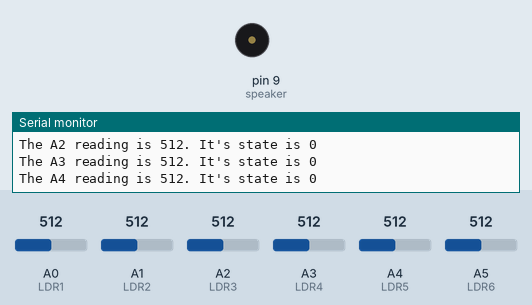
This sketch was run on a simulated Arduino Uno, built with avr-gcc and run on an emulated ATmega328P. Shown: buzzer (waves = sounding), the last lines printed to the serial monitor. Inputs (shaded band) come from the test bench; at power-on: A0 (LDR1) = 512, A1 (LDR2) = 512, A2 (LDR3) = 512, A3 (LDR4) = 512, A4 (LDR5) = 512, A5 (LDR6) = 512.

Above: at 1.2 s.
1.3 s: A0 (LDR1) set to 350
4.3 s: A0 (LDR1) set to 332
At 4.57 s:
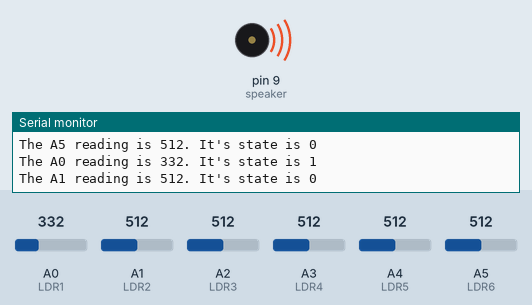
7.3 s: A1 (LDR2) set to 109
10.3 s: A1 (LDR2) set to 91
13.3 s: A2 (LDR3) set to 30
At 14.4 s:
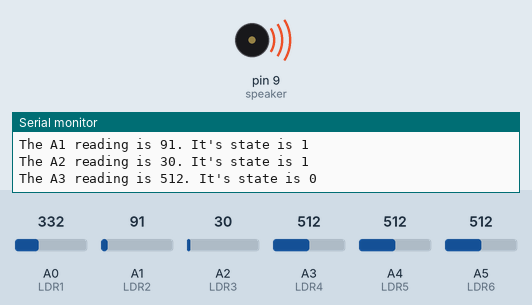
16.3 s: A0 (LDR1) set to 716
Timing chart, 0 to 20.3 s (numbered marks = the images above; inputs shaded):
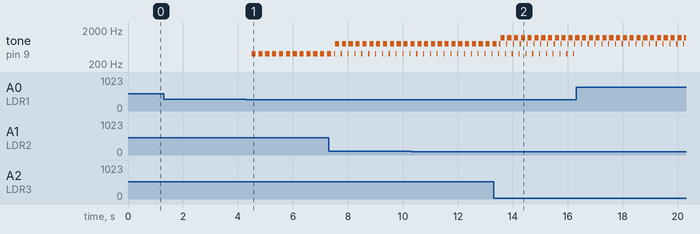

Measured:
- the behaviour switches between 342 and 341 on A0 (LDR1) (found by bisection; images 0 and 1)
- after the input at 4.3 s, tone on pin 9 (speaker): alternates 400 Hz for 0.15 s and silent for 0.10 s, starting after 0.20 s

The sketch:

LDR_Sound_Effect_System.ino
```cpp
/* ONLINE ARDUINO WORKSHOP SAMPLE PROJECTS
   This is a sample code for "LDR Sound Effect System"
   Written by: Prawira (praw0001@e.ntu.edu.sg) Contact me if you find any errors
   Supported by: Garage@EEE (School of Electrical and Electronics Engineering, Nanyang Technological University)
*/

//define all of the hardware pins
#define LDR1 A0
#define LDR2 A1
#define LDR3 A2
#define LDR4 A3
#define LDR5 A4
#define LDR6 A5
#define speaker 9

//declare all the global variables used in the project
int threshold;

void setup() {
  // put your setup code here, to run once:
  Serial.begin (9600);
  pinMode(speaker,OUTPUT);
  threshold = calibrate_LDR(); //call the function calibrate_LDR
}

void loop() {
  // put your main code here, to run repeatedly:
  //check if the respective ldr is being shot then play a sound accodingly
  if (check_state(LDR1) == 1) {
    tone(speaker, 400,150);

  }
  if (check_state(LDR2) == 1) {
    tone(speaker, 800, 150);
  }
  if (check_state(LDR3) == 1) {
    tone(speaker, 1200, 150);
  }
  if (check_state(LDR4) == 1) {
    tone(speaker, 1600, 150);
  }
  if (check_state(LDR5) == 1) {
    tone(speaker, 1800, 150);
  }
  if (check_state(LDR6) == 1) {
    tone(speaker, 2000, 150);
  }
  delay(10);
  digitalWrite(speaker,LOW);
}

void debug() {
  Serial.println(" ---- D E B U G ---- ");
  Serial.println(analogRead(LDR1));
  Serial.println(analogRead(LDR2));
  Serial.println(analogRead(LDR3));
  Serial.println(analogRead(LDR4));
  Serial.println(analogRead(LDR5));
  Serial.println(analogRead(LDR6));
  Serial.println("");

}

int calibrate_LDR () { //function to set a threshold value according to the environment lighting
  int LDR1 = analogRead(LDR1);
  int LDR2 = analogRead(LDR2);
  int LDR3 = analogRead(LDR3);
  int LDR4 = analogRead(LDR4);
  int LDR5 = analogRead(LDR5);
  int LDR6 = analogRead(LDR6);
  int average_reading = (LDR1 + LDR2 + LDR3 + LDR4 + LDR5 + LDR6) / 6;
  Serial.print("The average LDR reading is ");
  Serial.println(average_reading);
  int threshold = average_reading * 2 / 3;
  return threshold;
}

int check_state(int pin) { //check a specific led if being shot
  int state;
  int A_something = pin - 14;
  Serial.print("The A");
  Serial.print(A_something);
  Serial.print(" reading is ");
  Serial.print(analogRead(pin));
  if (analogRead(pin) <= threshold) {
    state = 1;
  }
  else {
    state = 0;
  }
  Serial.print(". It's state is ");
  Serial.println(state);
  return state;
}
```
